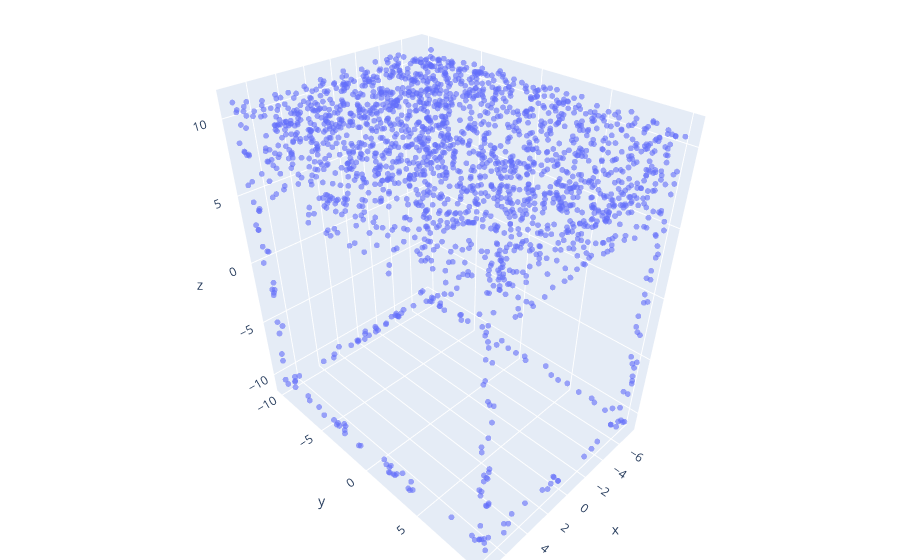
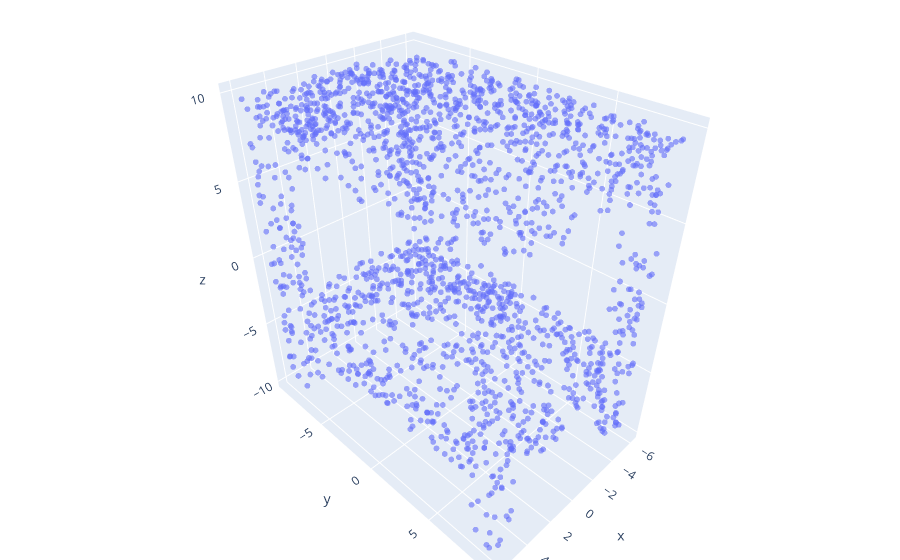
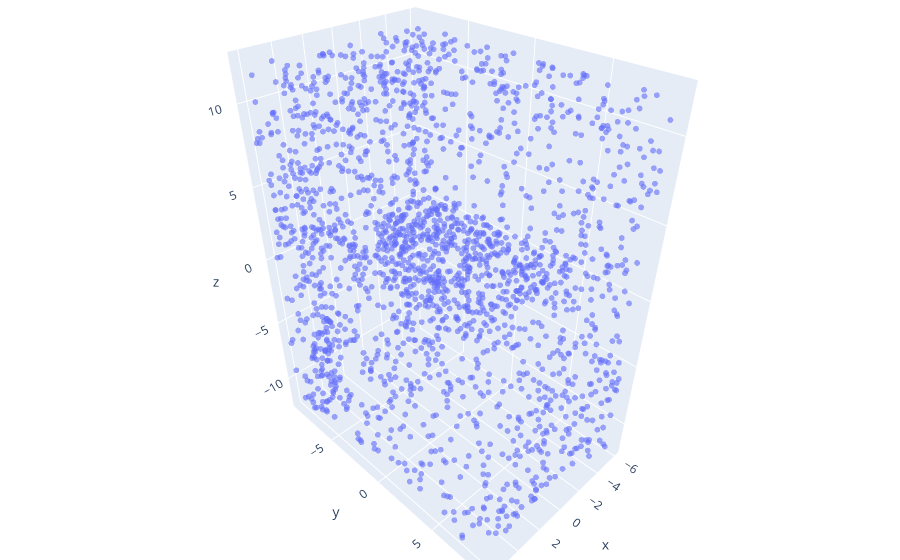

Notebook code cell kept with these figures, in order:
### Code cell
# Plot fail cases
fail_cases = np.where(all_preds != all_targets)[0]
for i in range(3):
    idx = fail_cases[i]
    print("Predicted: {}, Target: {}".format(CLASS_MAP[all_preds[idx]], CLASS_MAP[all_targets[idx]]))
    plot_point_cloud(test_points[idx], alpha=0.6)

### Figure 1 — Plotly figure (JSON) as saved in the notebook; plotly's stock layout.template omitted (floating-point values rounded to 4 significant figures; data arrays with more than 128 entries replaced by an {"elided": "..."} marker saying what was removed)
{"data": [{"marker": {"opacity": 0.6, "size": 2}, "mode": "markers", "type": "scatter3d", "x": {"elided": "2048 float values"}, "y": {"elided": "2048 float values"}, "z": {"elided": "2048 float values"}}], "layout": {"margin": {"b": 0, "l": 0, "r": 0, "t": 0}}}

### Figure 2 — Plotly figure (JSON) as saved in the notebook; plotly's stock layout.template omitted (floating-point values rounded to 4 significant figures; data arrays with more than 128 entries replaced by an {"elided": "..."} marker saying what was removed)
{"data": [{"marker": {"opacity": 0.6, "size": 2}, "mode": "markers", "type": "scatter3d", "x": {"elided": "2048 float values"}, "y": {"elided": "2048 float values"}, "z": {"elided": "2048 float values"}}], "layout": {"margin": {"b": 0, "l": 0, "r": 0, "t": 0}}}

### Figure 3 — Plotly figure (JSON) as saved in the notebook; plotly's stock layout.template omitted (floating-point values rounded to 4 significant figures; data arrays with more than 128 entries replaced by an {"elided": "..."} marker saying what was removed)
{"data": [{"marker": {"opacity": 0.6, "size": 2}, "mode": "markers", "type": "scatter3d", "x": {"elided": "2048 float values"}, "y": {"elided": "2048 float values"}, "z": {"elided": "2048 float values"}}], "layout": {"margin": {"b": 0, "l": 0, "r": 0, "t": 0}}}
